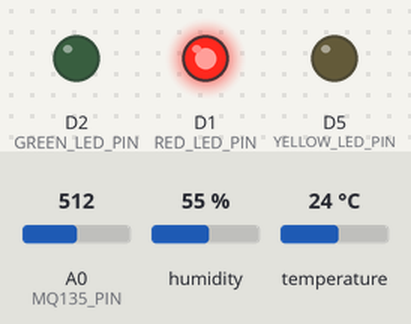
Simulated run of this sketch. Board: ESP8266 (NodeMCU). Shown: output pins drawn as LEDs (lit = HIGH). The inputs (shaded band) are chosen by the test bench; at power-on: A0 (MQ135_PIN) = 512, humidity 55 %, temperature 24 °C. WiFi joins after 1.5 s; servers stay silent unless stated; what the sketch prints to the serial monitor is not drawn.

Above: at 2.7 s.
2.8 s: A0 (MQ135_PIN) set to 280
13.0 s: A0 (MQ135_PIN) set to 255
At 22.6 s:
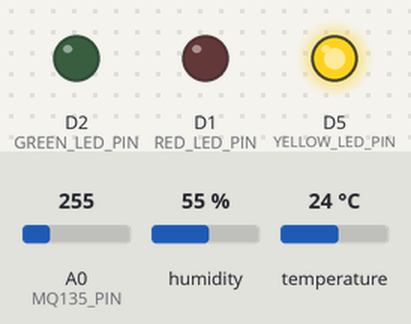
23.7 s: A0 (MQ135_PIN) set to 211
At 32.9 s:
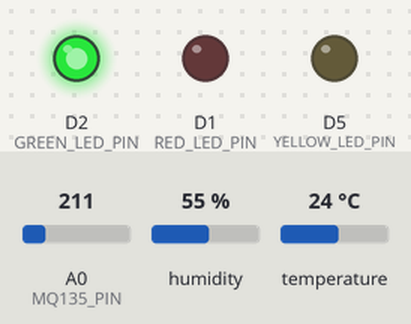
34.0 s: A0 (MQ135_PIN) set to 306
At 43.3 s:
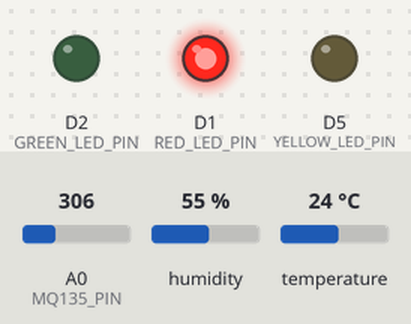
44.3 s: A0 (MQ135_PIN) set to 122
At 53.5 s:
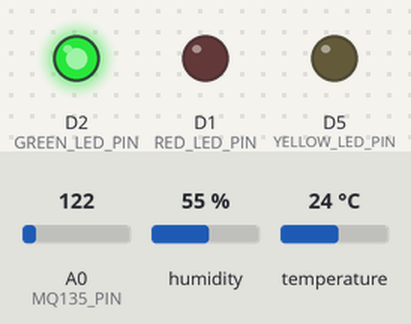
Timing chart, 0 to 55.0 s (numbered marks = the images above; inputs shaded):
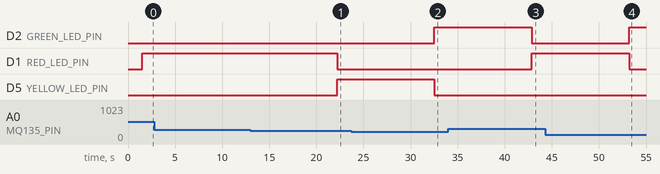

The sketch:

air_quality.ino
```cpp
#include <DHT.h>
#include <ESP8266WiFi.h>
#include <ThingSpeak.h>

#define MQ135_PIN A0
#define RLOAD 10.0        // Load resistance on the board, in kilo ohms
#define RZERO 76.63       // Calibration resistance at atmospheric CO2 level

// Gas constants for CO2, CO, NH3, and Alcohol
#define CO2_PARA 116.6020682
#define CO2_PARB 2.769034857
#define CO_PARA  107.22     // Example constant for CO, adjust as necessary
#define CO_PARB  2.57       // Example constant for CO, adjust as necessary
#define NH3_PARA 124.85     // Example constant for NH3, adjust as necessary
#define NH3_PARB 2.69       // Example constant for NH3, adjust as necessary
#define ALCOHOL_PARA 50.0   // Example constant for Alcohol, adjust as necessary
#define ALCOHOL_PARB 2.3    // Example constant for Alcohol, adjust as necessary

// Define LED pins
#define RED_LED_PIN D1
#define GREEN_LED_PIN D2
#define YELLOW_LED_PIN D5 // Define the pin for the yellow LED

// CO2 concentration thresholds in ppm
#define CO2_LOW_THRESHOLD 1000.0
#define CO2_MID_THRESHOLD 2000.0

// Define DHT11 pin and type
#define DHTPIN D3
#define DHTTYPE DHT11

// WiFi credentials
const char* ssid = "Nanjundi";
const char* password = "12345678";

// ThingSpeak channel information
const char* apiKey = "ZR7YBB1U07D7LK4Q";
const unsigned long channelID = 2618701; // Replace with your ThingSpeak channel ID

DHT dht(DHTPIN, DHTTYPE);
WiFiClient client; // Create a WiFiClient object

void setup() {
  Serial.begin(115200);

  // Initialize LED pins as outputs
  pinMode(RED_LED_PIN, OUTPUT);
  pinMode(GREEN_LED_PIN, OUTPUT);
  pinMode(YELLOW_LED_PIN, OUTPUT);

  // Initialize LEDs to be off
  digitalWrite(RED_LED_PIN, LOW);
  digitalWrite(GREEN_LED_PIN, LOW);
  digitalWrite(YELLOW_LED_PIN, LOW);

  pinMode(MQ135_PIN, INPUT);

  // Initialize the DHT11 sensor
  dht.begin();

  // Connect to WiFi
  WiFi.begin(ssid, password);
  Serial.print("Connecting to WiFi");
  while (WiFi.status() != WL_CONNECTED) {
    delay(500);
    Serial.print(".");
  }
  Serial.println("Connected to WiFi");

  // Initialize ThingSpeak
  ThingSpeak.begin(client);
}

void loop() {
  int sensorValue = analogRead(MQ135_PIN);
  float voltage = sensorValue * (3.3 / 1023.0);

  float resistance = ((3.3 * RLOAD) / voltage) - RLOAD; // Calculate sensor resistance
  float ratio = resistance / RZERO;                     // Ratio of sensor resistance to RZERO

  // Estimate concentrations in ppm using sensor's equations
  float co2_ppm = CO2_PARA * pow(ratio, -CO2_PARB);
  float co_ppm = CO_PARA * pow(ratio, -CO_PARB);
  float nh3_ppm = NH3_PARA * pow(ratio, -NH3_PARB);
  float alcohol_ppm = ALCOHOL_PARA * pow(ratio, -ALCOHOL_PARB);

  // Read temperature and humidity from DHT11
  float temperature = dht.readTemperature(); // Read temperature as Celsius
  float humidity = dht.readHumidity();       // Read humidity as percentage

  // Check if reading failed
  if (isnan(temperature) || isnan(humidity)) {
    Serial.println("Failed to read from DHT sensor!");
    return;
  }

  // Print sensor data to Serial Monitor
  Serial.print("Voltage: ");
  Serial.print(voltage);
  Serial.print(" V, CO2 Concentration: ");
  Serial.print(co2_ppm);
  Serial.print(" ppm, CO Concentration: ");
  Serial.print(co_ppm);
  Serial.print(" ppm, NH3 Concentration: ");
  Serial.print(nh3_ppm);
  Serial.print(" ppm, Alcohol Concentration: ");
  Serial.print(alcohol_ppm);
  Serial.print(" ppm, Temperature: ");
  Serial.print(temperature);
  Serial.print(" °C, Humidity: ");
  Serial.print(humidity);
  Serial.println(" %");

  // Control LEDs based on CO2 concentration
  if (co2_ppm < CO2_LOW_THRESHOLD) {
    // Low CO2 concentration
    digitalWrite(RED_LED_PIN, LOW);
    digitalWrite(GREEN_LED_PIN, HIGH);
    digitalWrite(YELLOW_LED_PIN, LOW);
  } else if (co2_ppm >= CO2_LOW_THRESHOLD && co2_ppm <= CO2_MID_THRESHOLD) {
    // Medium CO2 concentration
    digitalWrite(RED_LED_PIN, LOW);
    digitalWrite(GREEN_LED_PIN, LOW);
    digitalWrite(YELLOW_LED_PIN, HIGH);
  } else {
    // High CO2 concentration
    digitalWrite(RED_LED_PIN, HIGH);
    digitalWrite(GREEN_LED_PIN, LOW);
    digitalWrite(YELLOW_LED_PIN, LOW);
  }

  // Send data to ThingSpeak
  if (WiFi.status() == WL_CONNECTED) {
    ThingSpeak.setField(1, co2_ppm);
    ThingSpeak.setField(2, co_ppm);
    ThingSpeak.setField(3, nh3_ppm);
    ThingSpeak.setField(4, alcohol_ppm);
    ThingSpeak.setField(5, temperature);
    ThingSpeak.setField(6, humidity);

    // Update ThingSpeak
    int httpCode = ThingSpeak.writeFields(channelID, apiKey);
    if (httpCode == 200) {
      Serial.println("Data sent to ThingSpeak successfully.");
    } else {
      Serial.println("........");
    }
  } else {
    Serial.println("WiFi not connected");
  }

  delay(10000); // Adding a delay between readings and data sending
}
```

Measured:
- the behaviour switches between 274 and 273 on A0 (MQ135_PIN) (found by bisection; images 0 and 1)
- the behaviour switches between 226 and 225 on A0 (MQ135_PIN) (found by bisection; images 1 and 2)
- after the input at 2.8 s, every drawn part: stays the same
- after the input at 13.0 s, D1 (RED_LED_PIN): HIGH → LOW after 9.2 s; D5 (YELLOW_LED_PIN): LOW → HIGH after 9.2 s
- after the input at 23.7 s, D2 (GREEN_LED_PIN): LOW → HIGH after 8.8 s; D5 (YELLOW_LED_PIN): HIGH → LOW after 8.8 s
- after the input at 34.0 s, D2 (GREEN_LED_PIN): HIGH → LOW after 8.9 s; D1 (RED_LED_PIN): LOW → HIGH after 8.9 s
- after the input at 44.3 s, D2 (GREEN_LED_PIN): LOW → HIGH after 8.9 s; D1 (RED_LED_PIN): HIGH → LOW after 8.9 s
